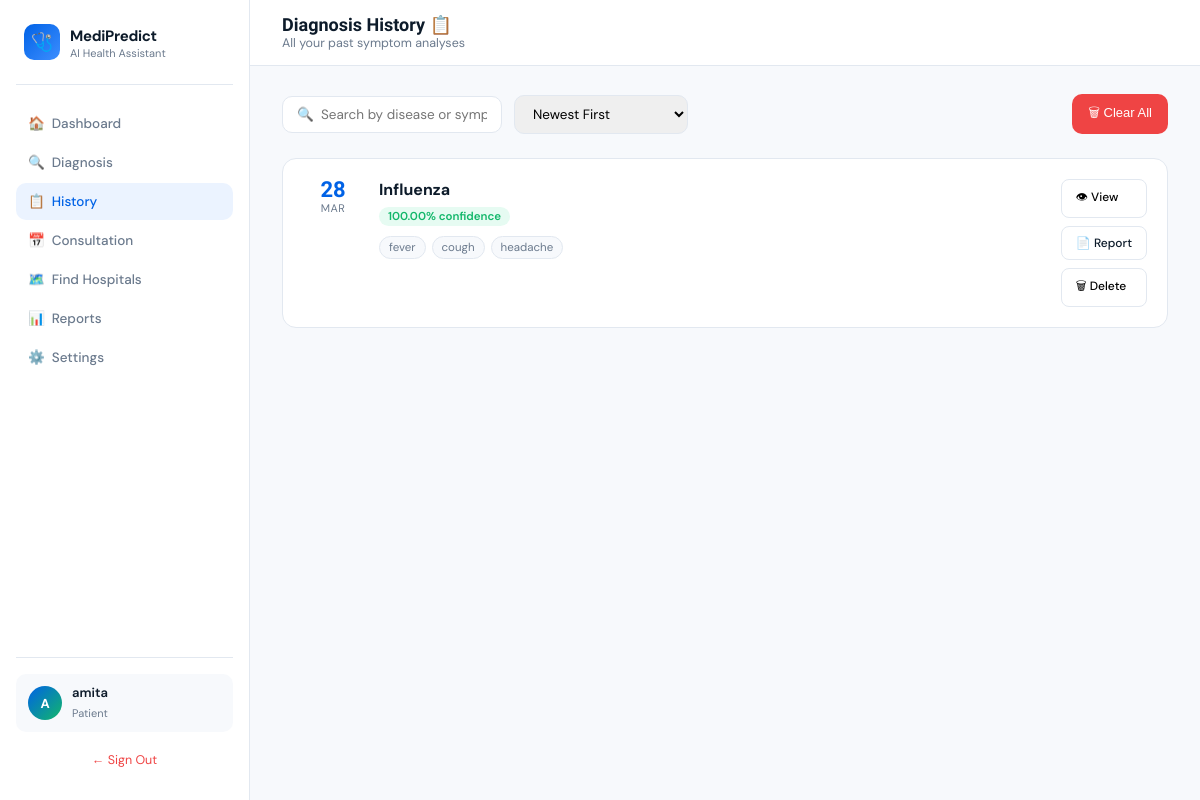
Screenshot of /history (signed in) with the database file from the repository.
### models.py (models this page shows, shortened)
class User(db.Model):
    __tablename__ = 'users'
    id          = db.Column(db.Integer,      primary_key=True)
    username    = db.Column(db.String(80),   unique=True, nullable=False)
    password    = db.Column(db.String(120),  nullable=False)
    first_name  = db.Column(db.String(80))
    last_name   = db.Column(db.String(80))
    email       = db.Column(db.String(120))
    role        = db.Column(db.String(20),   default='patient')
    joined      = db.Column(db.DateTime,     default=datetime.utcnow)
    age         = db.Column(db.String(10))
    gender      = db.Column(db.String(20))
    blood_group = db.Column(db.String(10))
    height      = db.Column(db.String(20))
    weight      = db.Column(db.String(20))
    allergies   = db.Column(db.Text)
    conditions  = db.Column(db.Text)
    medications = db.Column(db.Text)
    paid         = db.Column(db.Boolean,  default=False)   # True = active subscription
    paid_at      = db.Column(db.DateTime, nullable=True)   # When last payment was made
    expires_at   = db.Column(db.DateTime, nullable=True)   # Subscription expiry date
    payment_id   = db.Column(db.String(60), nullable=True) # Razorpay payment ID
    payment_amount = db.Column(db.Integer, nullable=True)  # Amount paid in rupees

class Diagnosis(db.Model):
    __tablename__ = 'diagnoses'
    id          = db.Column(db.Integer,   primary_key=True)
    record_id   = db.Column(db.String(20), unique=True, nullable=False)
    user_id     = db.Column(db.Integer,   db.ForeignKey('users.id'), nullable=False)
    top_disease = db.Column(db.String(100))
    confidence  = db.Column(db.String(20))
    prob_float  = db.Column(db.Float)
    symptoms    = db.Column(db.JSON)
    results     = db.Column(db.JSON)
    created_at  = db.Column(db.DateTime, default=datetime.utcnow)
    user = db.relationship('User', backref=db.backref('diagnoses', lazy=True))
    def to_dict(self):
        return {
            "id":          self.record_id,
            "user_id":     self.user_id,
            "top_disease": self.top_disease  or "",
            "confidence":  self.confidence   or "",
            "prob_float":  self.prob_float   or 0.0,
            "symptoms":    self.symptoms     or [],
            "results":     self.results      or [],
            "date":        self.created_at.strftime("%Y-%m-%d %H:%M") if self.created_at else "",
        }

### app.py (the view)
@app.route("/history")
@login_required
def history_page():
    user    = current_user()
    records = (Diagnosis.query.filter_by(user_id=user.id)
               .order_by(Diagnosis.created_at.desc()).all())
    return render_template("history.html",
                           username=user.username,
                           records=[r.to_dict() for r in records])

### app.py (called while the page is built)
@app.template_filter("format_month")
def format_month(date_str):
    try:
        dt = datetime.datetime.strptime(str(date_str)[:7], "%Y-%m")
        return dt.strftime("%b").upper()
    except Exception:
        return ""

def login_required(f):
    @wraps(f)
    def decorated(*args, **kwargs):
        if "user_id" not in session:
            return redirect(url_for("login"))
        user = current_user()
        if user and user.role == "patient":
            from flask import request as _req
            if _req.endpoint not in ("payment_page", "confirm_order", "logout"):
                if not user.paid:
                    return redirect(url_for("payment_page"))
                if user.expires_at and user.expires_at < datetime.datetime.utcnow():
                    user.paid = False
                    db.session.commit()
                    return redirect(url_for("payment_page"))
        return f(*args, **kwargs)
    return decorated

def current_user():
    uid = session.get("user_id")
    return User.query.get(uid) if uid else None

### templates/History.html (shortened to what this page needs)
<!DOCTYPE html>
<html lang="en">
<head>
</head>
<body>
<div class="layout">
<aside class="sidebar">
  <div class="logo">
    <div class="logo-icon">🩺</div>
    <div><strong>MediPredict</strong><span>AI Health Assistant</span></div>
  </div>
  <nav>
    <a href="/">🏠&nbsp; Dashboard</a>
    <a href="/">🔍&nbsp; Diagnosis</a>
    <a href="/history" class="active">📋&nbsp; History</a>
    <a href="/consultation">📅&nbsp; Consultation</a>
    <a href="/hospitals">🗺️&nbsp; Find Hospitals</a>
    <a href="/reports">📊&nbsp; Reports</a>
    <a href="/settings">⚙️&nbsp; Settings</a>
  </nav>
  <div class="sidebar-footer">
    <div class="user-card">
      <div class="avatar" id="avatarInitial">U</div>
      <div class="user-info"><strong>{{ username }}</strong><span>Patient</span></div>
    </div>
    <a href="/logout" style="display:block;text-align:center;margin-top:12px;font-size:12.5px;color:#EF4444;text-decoration:none;padding:8px;border-radius:8px;">← Sign Out</a>
  </div>
</aside>
<main class="main">
  <div class="topbar">
    <div><h1>Diagnosis History 📋</h1><p>All your past symptom analyses</p></div>
  </div>
  <div class="content">
    <div class="filter-bar">
      <input type="text" id="searchInput" placeholder="🔍  Search by disease or symptom…" oninput="filterRecords()">
      <select class="filter-select" id="sortSelect" onchange="filterRecords()">
        <option value="newest">Newest First</option>
      </select>
      <button class="clear-btn" onclick="if(confirm('Delete all history?')) clearAll()">🗑 Clear All</button>
    </div>
    <div class="records-grid" id="recordsGrid">
      {% if records %}
        {% for r in records %}
        <div class="record-card" data-id="{{ r.id }}" data-disease="{{ r.top_disease }}"
             data-conf="{{ r.results[0].prob_float if r.results and r.results[0].prob_float is defined else r.confidence | replace('%','') }}"
             data-date="{{ r.date }}">
          <div class="record-date-col">
            <div class="record-day">{{ r.date.split('-')[2].split(' ')[0] }}</div>
            <div class="record-month">{{ r.date | format_month }}</div>
          </div>
          <div class="record-body">
            <div class="record-disease">{{ r.top_disease }}</div>
            <span class="record-confidence">{{ r.confidence }} confidence</span>
            <div class="symptom-tags">
              {% for s in r.symptoms[:6] %}
              <span class="sym-tag">{{ s.replace('_',' ') }}</span>
              {% endfor %}
            </div>
          </div>
          <div class="record-actions">
            <button class="act-btn" onclick="viewDetail('{{ r.id }}')">👁 View</button>
            <a href="/download-report/{{ r.id }}" class="act-btn" style="text-decoration:none;color:inherit;">📄 Report</a>
            <button class="act-btn danger" onclick="deleteRecord('{{ r.id }}', this)">🗑 Delete</button>
          </div>
        </div>
        {% endfor %}
      {% else %}
        <div class="empty-state">
          <div class="icon">🔬</div>
          <h3>No diagnoses yet</h3>
          <p>Run your first analysis on the <a href="/">Dashboard</a> to see results here.</p>
        </div>
      {% endif %}
    </div>
  </div>
</main>
</div>
</body>
</html>

### templates/History.html (style rules this page uses)
*, *::before, *::after { box-sizing: border-box; margin: 0; padding: 0; }
:root { --blue:#0062E6; --blue-pale:#EBF3FF; --green:#12B76A; --green-pale:#E6FBF2; --amber:#F59E0B; --red:#EF4444; --text:#0D1B2A; --text-muted:#6B7A8D; --border:#E2E8F0; --white:#FFFFFF; --surface:#F7F9FC; --sidebar-w:250px; }
html,body { height:100%; font-family:'DM Sans',sans-serif; color:var(--text); background:var(--surface); }
.layout { display:flex; height:100vh; overflow:hidden; }
.sidebar { width:var(--sidebar-w); background:var(--white); border-right:1px solid var(--border); display:flex; flex-direction:column; padding:24px 16px; flex-shrink:0; }
.logo { display:flex; align-items:center; gap:10px; padding:0 8px 24px; border-bottom:1px solid var(--border); margin-bottom:20px; }
.logo-icon { width:36px; height:36px; border-radius:10px; background:linear-gradient(135deg,#0062E6,#3D8EFF); display:flex; align-items:center; justify-content:center; font-size:18px; }
.logo strong { font-size:15px; font-weight:700; letter-spacing:-0.3px; }
.logo span { display:block; font-size:11px; color:var(--text-muted); }
nav a { display:flex; align-items:center; gap:10px; padding:10px 12px; border-radius:10px; text-decoration:none; color:var(--text-muted); font-size:13.5px; font-weight:500; margin-bottom:2px; transition:all .18s; }
nav a.active { background:var(--blue-pale); color:var(--blue); }
.sidebar-footer { margin-top:auto; border-top:1px solid var(--border); padding-top:16px; }
.user-card { display:flex; align-items:center; gap:10px; padding:10px 12px; border-radius:10px; background:var(--surface); }
.avatar { width:34px; height:34px; border-radius:50%; background:linear-gradient(135deg,#0062E6,#12B76A); display:flex; align-items:center; justify-content:center; color:white; font-weight:700; font-size:13px; }
.user-info strong { display:block; font-size:13px; font-weight:600; }
.user-info span { font-size:11px; color:var(--text-muted); }
.main { flex:1; display:flex; flex-direction:column; overflow:hidden; }
.topbar { background:var(--white); border-bottom:1px solid var(--border); padding:14px 32px; display:flex; align-items:center; justify-content:space-between; }
.topbar h1 { font-family:'Sora',sans-serif; font-size:18px; font-weight:700; }
.topbar p { font-size:12.5px; color:var(--text-muted); }
.content { flex:1; overflow-y:auto; padding:28px 32px; }
.filter-bar { display:flex; gap:12px; align-items:center; margin-bottom:24px; flex-wrap:wrap; }
.filter-bar input { padding:9px 14px; border:1.5px solid var(--border); border-radius:10px; font-family:'DM Sans',sans-serif; font-size:13.5px; outline:none; min-width:220px; }
.filter-select { padding:9px 14px; border:1.5px solid var(--border); border-radius:10px; font-family:'DM Sans',sans-serif; font-size:13.5px; outline:none; cursor:pointer; }
.clear-btn { padding:9px 16px; background:var(--red); color:white; border:none; border-radius:10px; font-size:13px; font-weight:500; cursor:pointer; margin-left:auto; }
.records-grid { display:flex; flex-direction:column; gap:14px; }
.record-card { background:var(--white); border:1px solid var(--border); border-radius:14px; padding:20px; display:grid; grid-template-columns:auto 1fr auto; gap:16px; align-items:start; transition:box-shadow .2s; }
.record-date-col { text-align:center; min-width:60px; }
.record-day { font-size:22px; font-weight:700; font-family:'Sora',sans-serif; color:var(--blue); line-height:1; }
.record-month { font-size:11px; color:var(--text-muted); text-transform:uppercase; letter-spacing:.5px; }
.record-disease { font-size:16px; font-weight:700; margin-bottom:4px; }
.record-confidence { display:inline-block; background:var(--green-pale); color:var(--green); font-size:11.5px; font-weight:600; padding:2px 9px; border-radius:99px; margin-bottom:10px; }
.symptom-tags { display:flex; flex-wrap:wrap; gap:6px; }
.sym-tag { background:var(--surface); border:1px solid var(--border); color:var(--text-muted); font-size:11.5px; padding:3px 9px; border-radius:99px; }
.record-actions { display:flex; flex-direction:column; gap:8px; }
.act-btn { padding:8px 14px; border-radius:8px; border:1px solid var(--border); background:white; font-family:'DM Sans',sans-serif; font-size:12px; font-weight:500; cursor:pointer; display:flex; align-items:center; gap:6px; white-space:nowrap; transition:all .15s; }

### rows the page displays
User: username "amita"
Diagnosis: date "28", date "MAR", top_disease "Influenza", confidence "100.00%", replace "fever" "cough" "headache"
